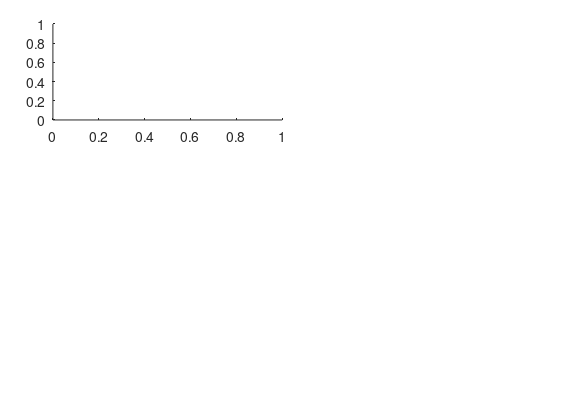

Here is the MATLAB script that generated this plot: (Note: this script raises an error after producing the figure.)

set(gcf,'position',[600,100,588,400],'PaperPositionMode','auto');
set(gcf,'color','w');

lw=0.8; FS=8; LW=1; sfw=0.24;
% c1=[220,20,60]/255;
% c2=[0,255,0]/255;
% c3=[0,0,255]/255;

c1=[0,113,189]/255;
c2=[217,82,24]/255;
% c3=[2,62,20]/255;
% c3=[0,139,139]/255;
c3=[34,139,34]/255;
	
figure(1)
subplot(321);
set(gca,'Position',[0.09,  0.70,  0.39, sfw]);
p1=plot( t, x1_k_ext1(:,1), t, x1_k_ext2(:,1),t, x1_k_ext3(:,1) ); p1_axis=gca;
set(p1(1),'DisplayName','{\Delta = 4}','LineWidth',LW, 'Color',c1);
set(p1(2),'DisplayName','{\Delta = 8}','LineWidth',LW, 'Color',c2);
set(p1(3),'DisplayName','{\Delta = 12}','LineWidth',LW, 'Color',c3);


g = get(p1,'Parent');
set(g{1},'Linewidth',lw,'FontSize',FS,'FontName','Times New Roman','FontWeight','bold');
set(p1_axis,'xlim',[0 7]);
ylabel('${{x}_{1}}$','interpreter','latex','FontName','Times New Roman','FontSize',10);
grid on;


subplot(322);
set(gca,'Position',[0.56,  0.70,  0.39,  sfw]);
p2=plot( t, x1_k_semi1(:,1), t, x1_k_semi2(:,1),t, x1_k_semi3(:,1),'linewidth',1.2 ); p2_axis=gca; 
set(p2(1),'DisplayName','{\Delta = 4}','LineWidth',LW, 'Color',c1);
set(p2(2),'DisplayName','{\Delta = 8}','LineWidth',LW, 'Color',c2);
set(p2(3),'DisplayName','{\Delta = 12}','LineWidth',LW, 'Color',c3);
g = get(p2,'Parent');
set(g{1},'Linewidth',lw,'FontSize',FS,'FontName','Times New Roman','FontWeight','bold');
set(p2_axis,'xlim',[0 7]);
ylabel('${{x}_{1}}$','interpreter','latex','FontName','Times New Roman','FontSize',10);
grid on;


subplot(323);
set(gca,'Position',[0.09,  0.39,  0.39,  sfw]);
p3=plot(t, x2_k_ext1(:,1), t, x2_k_ext2(:,1),t, x2_k_ext3(:,1),'linewidth',1.2 ); p3_axis=gca; 
set(p3(1),'LineWidth',LW, 'Color',c1);
set(p3(2),'LineWidth',LW, 'Color',c2);
set(p3(3),'LineWidth',LW, 'Color',c3);
g = get(p3,'Parent');
set(g{1},'Linewidth',lw,'FontSize',FS,'FontName','Times New Roman','FontWeight','bold');
set(p3_axis,'xlim',[0 7]);
ylabel('${{x}_{2,k}}$','interpreter','latex','FontName','Times New Roman','FontSize',10);
grid on;


subplot(324);
set(gca,'Position',[0.56,  0.39,  0.39,  sfw]);
p4=plot(t, x2_k_semi1(:,1), t, x2_k_semi2(:,1),t,x2_k_semi3(:,1),'linewidth',1.2 ); p4_axis=gca; 
set(p4(1),'LineWidth',LW, 'Color',c1);
set(p4(2),'LineWidth',LW, 'Color',c2);
set(p4(3),'LineWidth',LW, 'Color',c3);
g = get(p4,'Parent');
set(g{1},'Linewidth',lw,'FontSize',FS,'FontName','Times New Roman','FontWeight','bold');
set(p4_axis,'xlim',[0 7]);
ylabel('${{x}_{2,k}}$','interpreter','latex','FontName','Times New Roman','FontSize',10);
grid on;


subplot(325);
set(gca,'Position',[0.09,  0.07,  0.39,  sfw]);
p5=plot(t, u_k_ext1(:,1), t, u_k_ext2(:,1),t, u_k_ext3(:,1),'linewidth',1.2 ); p5_axis=gca; 
set(p5(1),'LineWidth',LW, 'Color',c1);
set(p5(2),'LineWidth',LW, 'Color',c2);
set(p5(3),'LineWidth',LW, 'Color',c3);
g = get(p5,'Parent');
set(g{1},'Linewidth',lw,'FontSize',FS,'FontName','Times New Roman','FontWeight','bold');
set(p5_axis,'xlim',[0 7]);
xlabel('time(s)','FontName','Times New Roman','FontSize',9,'FontWeight','light');
ylabel('${{u}_{k}}$','interpreter','latex','FontName','Times New Roman','FontSize',10);
grid on;

subplot(326);
set(gca,'Position',[0.56, 0.07,  0.39,  sfw]);
p6=plot(t, u_k_semi1(:,1), t, u_k_semi2(:,1),t, u_k_semi3(:,1),'linewidth',1.2); p6_axis=gca; 
set(p6(1),'LineWidth',LW, 'Color',c1);
set(p6(2),'LineWidth',LW, 'Color',c2);
set(p6(3),'LineWidth',LW, 'Color',c3);
g = get(p6,'Parent');
set(g{1},'Linewidth',lw,'FontSize',FS,'FontName','Times New Roman','FontWeight','bold');
set(p6_axis,'xlim',[0 7]);
xlabel('time(s)','FontName','Times New Roman','FontSize',9,'FontWeight','light');
ylabel('${{u}_{k}}$','interpreter','latex','FontName','Times New Roman','FontSize',10);
% legend(texlabel('psi_d'), texlabel('psi[Proposed]'), texlabel('psi[AGSTA]'));grid on;
grid on;

annotation(figure(1),'textbox',...
    [0.196733701814058 0.991227153596797 0.000750000000000112 0.000462100834542123],...
    'String',{'explicit-Euler'},...
    'FontName','Times New Roman',...
    'FitBoxToText','off');

annotation(figure(1),'textbox',...
    [0.690534155328795 0.993727153596797 0.000749999999999806 0.000462100834542123],...
    'String',{'semi-implicit'},...
    'FontName','Times New Roman',...
    'FitBoxToText','off');

legend1 = legend(p1_axis,'show');
set(legend1,...
    'Position',[0.324967321102912 0.832437813791447 0.145294117647059 0.0955882352941176],...
    'Orientation','horizontal',...
    'Linewidth',0.6,...
    'FontWeight','light',...
    'Box','on',...
    'NumColumns',1);

legend1 = legend(p2_axis,'show');
set(legend1,...
    'Position',[0.802341875863085 0.825901866079029 0.131176470588234 0.0955882352941176],...
    'Orientation','horizontal',...
    'Box','on',...
    'Linewidth',0.6,...
    'FontWeight','light',...
    'NumColumns',1);